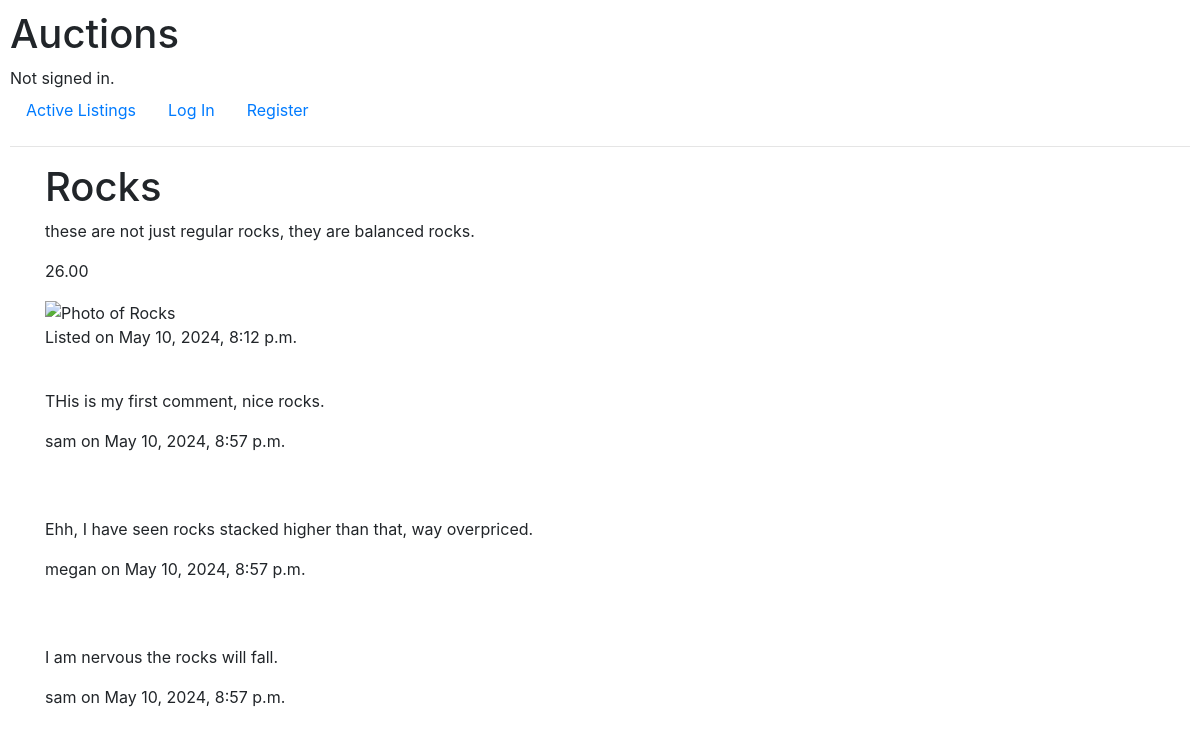
/listing/1, run on the app's committed database.
### auctions/models.py (models this page shows)
class Listing(models.Model):
    id = models.AutoField(primary_key=True)
    title = models.CharField(max_length=64)
    description = models.TextField()
    starting_bid = models.DecimalField(max_digits=10, decimal_places=2)
    image_url = models.URLField()
    category = models.CharField(max_length=64)
    user = models.ForeignKey(User, on_delete=models.CASCADE, related_name="listings")
    active = models.BooleanField(default=True)
    current_bid = models.DecimalField(max_digits=10, decimal_places=2, default=Decimal('0.00'))
    date = models.DateTimeField()
    winner = models.ForeignKey(User, on_delete=models.CASCADE, related_name="winner", null=True)

class Comment(models.Model):
    id = models.AutoField(primary_key=True)
    comment = models.TextField()
    user = models.ForeignKey(User, on_delete=models.CASCADE, related_name="comments")
    listing = models.ForeignKey(Listing, on_delete=models.CASCADE, related_name="comments")
    date = models.DateTimeField()

class User(AbstractUser):
    pass

### auctions/views.py (the view)
# urls.py: path("listing/<str:listing_id>", views.listing, name="listing"),
def listing(request,  listing_id):
    listing = Listing.objects.get(id=listing_id)
    comments = listing.comments.all()
    return render(request, "auctions/listing.html", {
        "listing": listing,
        "comments": comments
    })

### auctions/templates/auctions/listing.html (shortened to what this page needs)
{% extends 'auctions/layout.html' %}
{% block body %}
    <div class="container">
        <h1>{{ listing.title }}</h1>
        <p>{{ listing.description }}</p>
        <p>{{ listing.current_bid }}</p>
        <img src="{{ listing.image_url}}" alt="Photo of {{ listing.title}}">
        <p>Listed on {{ listing.date }}</p>
        {% for comment in comments %}
            <br>
            <p>{{ comment.comment }}</p>
            <p>{{ comment.user }} on {{ comment.date }}</p>
            <br>
        {% endfor %}
    </div>
{% endblock %}

### auctions/templates/auctions/layout.html (shortened to what this page needs)
{% load static %}
<!DOCTYPE html>
<html lang="en">
    <head>
        <link rel="stylesheet" href="https://stackpath.bootstrapcdn.com/bootstrap/4.4.1/css/bootstrap.min.css">
        <link href="{% static 'auctions/styles.css' %}" rel="stylesheet">
    </head>
    <body>
        <h1>Auctions</h1>
        <div>
            {% if user.is_authenticated %}
                Signed in as <strong>{{ user.username }}</strong>.
            {% else %}
                Not signed in.
            {% endif %}
        </div>
        <ul class="nav">
            <li class="nav-item">
                <a class="nav-link" href="{% url 'index' %}">Active Listings</a>
            </li>
            {% if user.is_authenticated %}
                <li class="nav-item">
                    <a class="nav-link" href="{% url 'logout' %}">Log Out</a>
                </li>
                <li class="nav-item">
                    <a class="nav-link" href="{% url 'create' %}">Create Listing</a>
                </li>
                <li class="nav-item">
                    <a class="nav-link" href="{% url 'your_listings' %}">Your Listings</a>
                </li>
            {% else %}
                <li class="nav-item">
                    <a class="nav-link" href="{% url 'login' %}">Log In</a>
                </li>
                <li class="nav-item">
                    <a class="nav-link" href="{% url 'register' %}">Register</a>
                </li>
            {% endif %}
        </ul>
        <hr>
        {% block body %}
        {% endblock %}
    </body>
</html>

### auctions/static/auctions/styles.css (style rules this page uses)
body { padding: 10px; }

### data on the page
Listing: title "Rocks", description "these are not just regular rocks, they are balanced rocks.", current_bid "26.00", date "May 10, 2024, 8:12 p.m."
Comment: comment "THis is my first comment, nice rocks.", user "sam", date "May 10, 2024, 8:57 p.m."
Comment: comment "Ehh, I have seen rocks stacked higher than that, way overpriced.", user "megan", date "May 10, 2024, 8:57 p.m."
Comment: comment "I am nervous the rocks will fall.", user "sam", date "May 10, 2024, 8:57 p.m."
